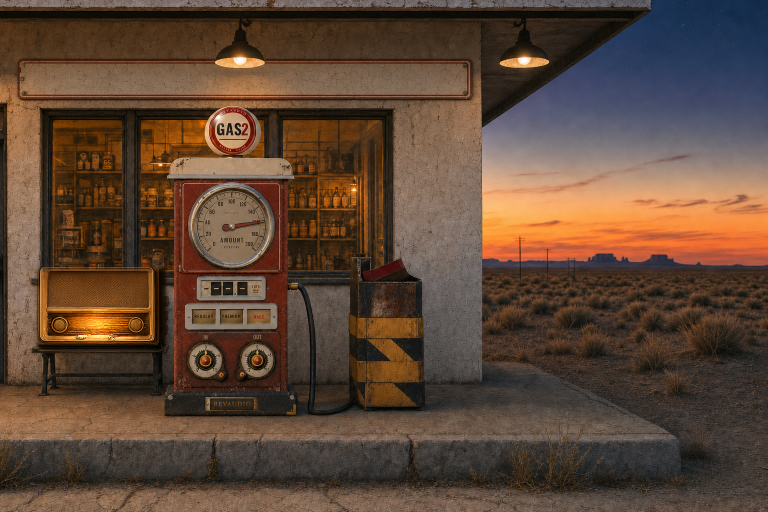
#> input picture tools/_gas2-scene/frames/f6-v17.png, 1536 x 1024 px (shown at 1/2 size)
$ python gen_noradio.py ../../frames/f6-v17.png
#> lines starting #> are read from the running program, lines starting #| are printed output that depends on the picture
"""GAS 2 radio: the scene frame WITHOUT the photo's own radio, only where the live radio no longer covers it (Yoni
2026-10-23: the radio 20 % smaller, so the photo radio's top would peek out above it). A masked gpt-image EDIT of
frames/f6-v17.png (Dan's frame, read only): the mask opens the old radio's body (frame x 70..322, y 522..690), the rest
is kept. Output: img/gen/scene-noradio.png (gitignored); noradio_patch() in bench_patch.py cuts the used piece.
Usage: python player/tools/gen_noradio.py [--force]"""
import base64, json, os, sys, urllib.request, uuid
from PIL import Image

HERE = os.path.dirname(os.path.abspath(__file__))
SCENE = os.path.dirname(os.path.dirname(HERE))
OUT = os.path.join(os.path.dirname(HERE), 'img', 'gen', 'scene-noradio.png')
BOX = (52, 515, 349, 796)   # round 2: the radio, its shadow AND the bench (bench_patch.py lays the lowered bench back)
PROMPT = ("Edit this exact photograph. Remove the vintage radio AND the small dark iron bench it stands on, at the "
          "lower left, in front of the shop window. Where they were, show what is behind them: the bottom of the shop "
          "window with its dark wooden frame and sill, the warm-lit shelves of bottles inside, the cracked cream stucco "
          "wall below the window down to the worn concrete porch floor, continuing exactly the lines, colours, dusk "
          "light and film grain around it. Nothing stands there. Change nothing else. No text, letters or logos.")


def key():
    k = os.environ.get('OPENAI_API_KEY')
    if not k and os.name == 'nt':
        import winreg
        with winreg.OpenKey(winreg.HKEY_CURRENT_USER, 'Environment') as h:
            k = winreg.QueryValueEx(h, 'OPENAI_API_KEY')[0]
    return k


def main():
    if os.path.exists(OUT) and '--force' not in sys.argv:
        print('exists:', OUT); return
    tmp = os.path.join(os.path.dirname(OUT), '_noradio')
    os.makedirs(tmp, exist_ok=True)
    img = os.path.join(tmp, 'frame.png'); msk = os.path.join(tmp, 'mask.png')
    Image.open(os.path.join(SCENE, 'frames', 'f6-v17.png')).convert('RGBA').save(img)
    m = Image.new('RGBA', (1536, 1024), (0, 0, 0, 255))
    m.paste((0, 0, 0, 0), BOX)                      # transparent = repaint
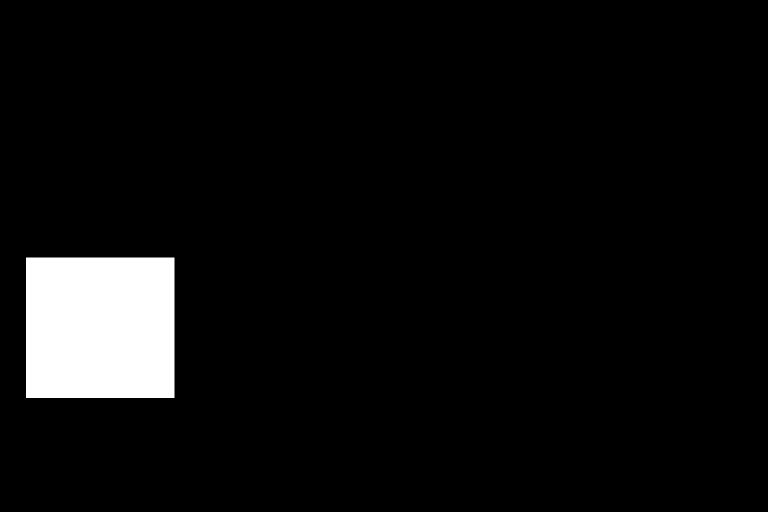
#> m: PIL image 1536x1024 RGBA (shown at 1/2 size); mean R, G, B, A 0, 0, 0, 241.5; transparent parts drawn white
    m.save(msk)
    b = uuid.uuid4().hex
    parts = []
    for k, v in {'model': 'gpt-image-1', 'prompt': PROMPT, 'size': '1536x1024', 'quality': 'high', 'input_fidelity': 'high'}.items():
        parts.append(f'--{b}\r\nContent-Disposition: form-data; name="{k}"\r\n\r\n{v}\r\n'.encode())
    for name, path in (('image', img), ('mask', msk)):
        parts += [f'--{b}\r\nContent-Disposition: form-data; name="{name}"; filename="{os.path.basename(path)}"\r\nContent-Type: image/png\r\n\r\n'.encode(),
                  open(path, 'rb').read(), b'\r\n']
    parts.append(f'--{b}--\r\n'.encode())
    req = urllib.request.Request('https://api.openai.com/v1/images/edits', data=b''.join(parts),
                                 headers={'Authorization': f'Bearer {key()}', 'Content-Type': f'multipart/form-data; boundary={b}'})
    with urllib.request.urlopen(req, timeout=400) as r:
        d = json.load(r)
    open(OUT, 'wb').write(base64.b64decode(d['data'][0]['b64_json']))
    print(OUT, os.path.getsize(OUT), 'bytes')


if __name__ == '__main__':
    main()
#> (the call stopped at in main, `with urllib.request.urlopen(req, timeout=400) as r:`: the network is not available in this run)
